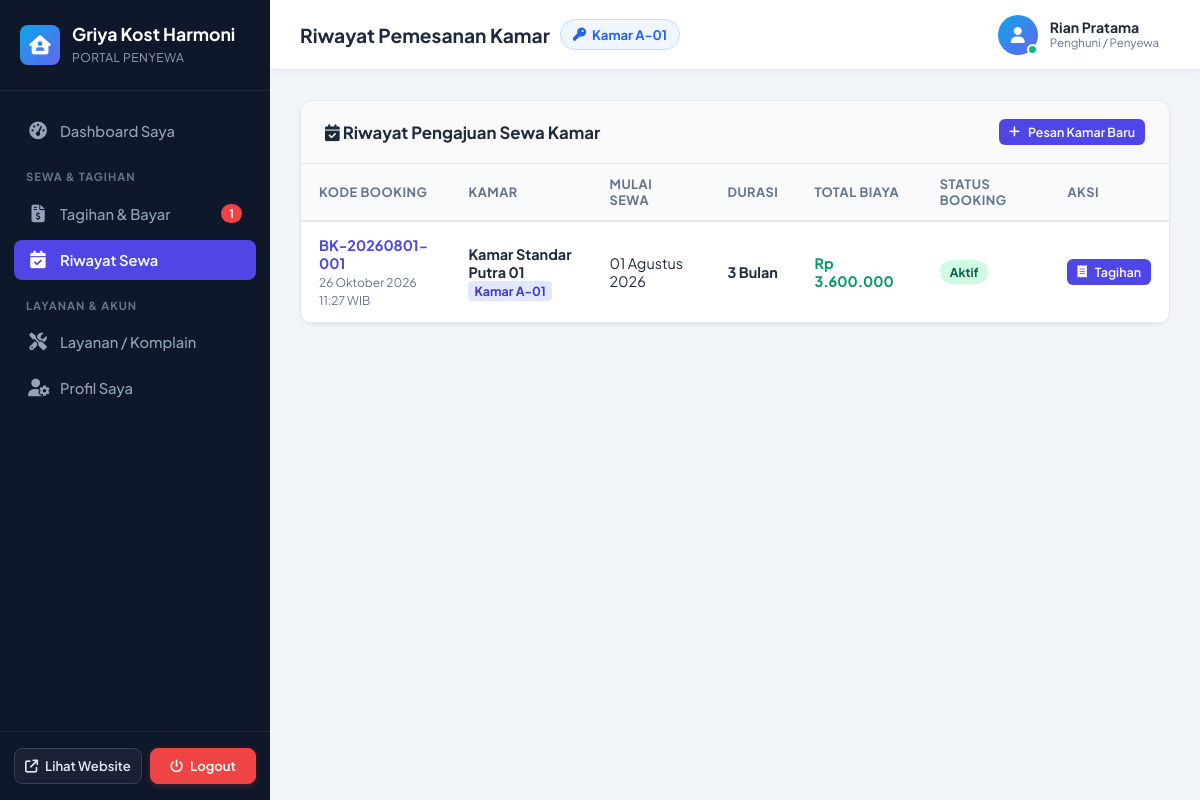
The page /user/booking_saya.php (signed in) on the database its author committed.
### tables this page shows
CREATE TABLE `tbl_pengaturan` (
  `id` int(11) NOT NULL AUTO_INCREMENT,
  `nama_kost` varchar(100) NOT NULL DEFAULT 'Griya Kost Harmoni',
  `slogan` varchar(255) DEFAULT 'Hunian Modern, Bersih, Nyaman, Aman, dan Strategis',
  `logo` varchar(255) DEFAULT 'logo.png',
  `banner` varchar(255) DEFAULT 'banner.jpg',
  `deskripsi` text DEFAULT NULL,
  `alamat` text DEFAULT NULL,
  `kota` varchar(100) DEFAULT 'Jakarta Selatan',
  `no_telepon` varchar(20) DEFAULT '021-88997766',
  `no_wa` varchar(20) DEFAULT '081234567890',
  `email` varchar(100) DEFAULT 'kontak@griyakostharmoni.com',
  `nama_bank` varchar(50) DEFAULT 'Bank BCA',
  `no_rekening` varchar(50) DEFAULT '8830129841',
  `atas_nama` varchar(100) DEFAULT 'Griya Kost Harmoni',
  `qris_image` varchar(255) DEFAULT NULL,
  `updated_at` timestamp NOT NULL DEFAULT CURRENT_TIMESTAMP ON UPDATE CURRENT_TIMESTAMP,
  PRIMARY KEY (`id`)
);

CREATE TABLE `tbl_booking` (
  `id_booking` int(11) NOT NULL AUTO_INCREMENT,
  `kode_booking` varchar(30) NOT NULL UNIQUE,
  `id_user` int(11) NOT NULL,
  `id_kamar` int(11) NOT NULL,
  `tgl_booking` timestamp NOT NULL DEFAULT CURRENT_TIMESTAMP,
  `tgl_mulai_sewa` date NOT NULL,
  `durasi_bulan` int(11) NOT NULL DEFAULT 1,
  `tgl_selesai_sewa` date NOT NULL,
  `total_biaya` decimal(12,2) NOT NULL,
  `catatan` text DEFAULT NULL,
  `status_booking` enum('pending','disetujui','ditolak','aktif','selesai','dibatalkan') NOT NULL DEFAULT 'pending',
  `diverifikasi_oleh` int(11) DEFAULT NULL,
  `tgl_verifikasi` datetime DEFAULT NULL,
  PRIMARY KEY (`id_booking`),
  KEY `fk_booking_user` (`id_user`),
  KEY `fk_booking_kamar` (`id_kamar`),
  CONSTRAINT `fk_booking_user` FOREIGN KEY (`id_user`) REFERENCES `tbl_users` (`id_user`) ON DELETE CASCADE,
  CONSTRAINT `fk_booking_kamar` FOREIGN KEY (`id_kamar`) REFERENCES `tbl_kamar` (`id_kamar`) ON DELETE CASCADE
);

CREATE TABLE `tbl_kamar` (
  `id_kamar` int(11) NOT NULL AUTO_INCREMENT,
  `id_kategori` int(11) NOT NULL,
  `nomor_kamar` varchar(20) NOT NULL UNIQUE,
  `nama_kamar` varchar(100) NOT NULL,
  `lantai` int(11) NOT NULL DEFAULT 1,
  `ukuran` varchar(20) NOT NULL DEFAULT '3x4 meter',
  `harga_per_bulan` decimal(12,2) NOT NULL,
  `harga_per_tahun` decimal(12,2) DEFAULT NULL,
  `harga_per_hari` decimal(12,2) DEFAULT NULL,
  `status` enum('tersedia','terisi','renovasi') NOT NULL DEFAULT 'tersedia',
  `foto_utama` varchar(255) DEFAULT 'kamar_default.jpg',
  `deskripsi` text DEFAULT NULL,
  `created_at` timestamp NOT NULL DEFAULT CURRENT_TIMESTAMP,
  PRIMARY KEY (`id_kamar`),
  KEY `fk_kamar_kategori` (`id_kategori`),
  CONSTRAINT `fk_kamar_kategori` FOREIGN KEY (`id_kategori`) REFERENCES `tbl_kategori_kamar` (`id_kategori`) ON DELETE CASCADE
);

CREATE TABLE `tbl_users` (
  `id_user` int(11) NOT NULL AUTO_INCREMENT,
  `username` varchar(50) NOT NULL UNIQUE,
  `password` varchar(255) NOT NULL,
  `nama_lengkap` varchar(100) NOT NULL,
  `email` varchar(100) NOT NULL UNIQUE,
  `no_hp` varchar(20) NOT NULL,
  `role` enum('admin','petugas','pengunjung') NOT NULL DEFAULT 'pengunjung',
  `foto` varchar(255) DEFAULT 'default_user.png',
  `alamat_asal` text DEFAULT NULL,
  `pekerjaan` varchar(100) DEFAULT 'Mahasiswa / Karyawan',
  `no_ktp` varchar(30) DEFAULT NULL,
  `status_aktif` enum('aktif','nonaktif') NOT NULL DEFAULT 'aktif',
  `created_at` timestamp NOT NULL DEFAULT CURRENT_TIMESTAMP,
  PRIMARY KEY (`id_user`)
);

### config/helper.php (called while the page is built, shortened)
<?php
function format_rupiah($angka) {
    return 'Rp ' . number_format((float)$angka, 0, ',', '.');
}
function tgl_indo($tanggal) {
    $bulan = [
        1 => 'Januari', 'Februari', 'Maret', 'April', 'Mei', 'Juni',
        'Juli', 'Agustus', 'September', 'Oktober', 'November', 'Desember'
    ];
    $split = explode('-', date('Y-m-d', strtotime($tanggal)));
    return $split[2] . ' ' . $bulan[(int)$split[1]] . ' ' . $split[0];
}
function tgl_jam_indo($datetime) {
    return tgl_indo($datetime) . ' ' . date('H:i', strtotime($datetime)) . ' WIB';
}
function get_profil_kost($conn) {
    $q = mysqli_query($conn, "SELECT * FROM tbl_pengaturan WHERE id = 1 LIMIT 1");
    if ($q && mysqli_num_rows($q) > 0) {
        return mysqli_fetch_assoc($q);
    }
    return [
        'nama_kost' => 'Griya Kost Harmoni',
        'slogan' => 'Hunian Nyaman & Strategis',
        'logo' => 'logo_default.png',
        'banner' => 'banner_default.jpg',
        'deskripsi' => 'Kost eksklusif fasilitas lengkap',
        'alamat' => 'Jl. Flamboyan No. 45',
        'kota' => 'Jakarta Selatan',
        'no_telepon' => '021-88997766',
        'no_wa' => '081234567890',
        'email' => 'kontak@griyakost.com',
        'nama_bank' => 'Bank BCA',
        'no_rekening' => '8830129841',
        'atas_nama' => 'Griya Kost Harmoni',
        'qris_image' => null
    ];
}
function get_current_user_data($conn) {
    $id = (int)$_SESSION['user_id'];
    $q = mysqli_query($conn, "SELECT * FROM tbl_users WHERE id_user = $id LIMIT 1");
    return ($q && mysqli_num_rows($q) > 0) ? mysqli_fetch_assoc($q) : null;
}
?>

### user/booking_saya.php (the view, shortened to what this page needs)
<?php
$page_title = "Riwayat Pemesanan Kamar";
require_once __DIR__ . '/header.php';
$id_user = (int)$_SESSION['user_id'];
$my_bookings = mysqli_query($conn, "SELECT b.*, k.nomor_kamar, k.nama_kamar, k.foto_utama, k.harga_per_bulan
                                    FROM tbl_booking b
                                    JOIN tbl_kamar k ON b.id_kamar = k.id_kamar
                                    WHERE b.id_user = $id_user
                                    ORDER BY b.id_booking DESC");
?>
<div class="card">
    <div class="card-header" style="display: flex; justify-content: space-between; align-items: center;">
        <h3 class="card-title"><i class="fa-solid fa-calendar-check"></i> Riwayat Pengajuan Sewa Kamar</h3>
        <a href="../index.php#kamar" class="btn btn-primary btn-sm"><i class="fa-solid fa-plus"></i> Pesan Kamar Baru</a>
    </div>
    <div class="card-body" style="padding: 0;">
        <div class="table-responsive">
            <table class="data-table">
                <thead>
                    <tr>
                        <th>Kode Booking</th>
                        <th>Kamar</th>
                        <th>Mulai Sewa</th>
                        <th>Durasi</th>
                        <th>Total Biaya</th>
                        <th>Status Booking</th>
                        <th>Aksi</th>
                    </tr>
                </thead>
                <tbody>
                    <?php if ($my_bookings && mysqli_num_rows($my_bookings) > 0): ?>
                        <?php while ($b = mysqli_fetch_assoc($my_bookings)):
                            $badge = [
                                'pending' => 'badge-warning',
                                'disetujui' => 'badge-info',
                                'aktif' => 'badge-success',
                                'selesai' => 'badge-secondary',
                                'ditolak' => 'badge-danger',
                                'dibatalkan' => 'badge-danger'
                            ][$b['status_booking']] ?? 'badge-secondary';
                        ?>
                            <tr>
                                <td>
                                    <b style="color: var(--adm-primary);"><?= htmlspecialchars($b['kode_booking']) ?></b><br>
                                    <small style="color: var(--adm-muted);"><?= tgl_jam_indo($b['tgl_booking']) ?></small>
                                </td>
                                <td>
                                    <b><?= htmlspecialchars($b['nama_kamar']) ?></b><br>
                                    <span style="font-size: 0.78rem; background: #e0e7ff; color: #4338ca; padding: 2px 6px; border-radius: 4px; font-weight: 700;">
                                        Kamar <?= htmlspecialchars($b['nomor_kamar']) ?>
                                    </span>
                                </td>
                                <td><?= tgl_indo($b['tgl_mulai_sewa']) ?></td>
                                <td><b><?= $b['durasi_bulan'] ?> Bulan</b></td>
                                <td><b style="color: #059669;"><?= format_rupiah($b['total_biaya']) ?></b></td>
                                <td><span class="badge <?= $badge ?>"><?= ucfirst($b['status_booking']) ?></span></td>
                                <td>
                                    <div style="display: flex; gap: 6px;">
                                        <a href="tagihan_saya.php" class="btn btn-primary btn-sm" title="Lihat Tagihan">
                                            <i class="fa-solid fa-receipt"></i> Tagihan
                                        </a>
                                    </div>
                                </td>
                            </tr>
                        <?php endwhile; ?>
                    <?php else: ?>
                        <tr><td colspan="7" style="text-align: center; color: var(--adm-muted);">Anda belum pernah melakukan pemesanan kamar.</td></tr>
                    <?php endif; ?>
                </tbody>
            </table>
        </div>
    </div>
</div>
<?php require_once __DIR__ . '/footer.php'; ?>

### user/header.php (shortened to what this page needs)
<?php
require_once __DIR__ . '/../koneksi.php';
require_once __DIR__ . '/../config/helper.php';
$profil = get_profil_kost($conn);
$curr_user = get_current_user_data($conn);
$id_u = (int)$_SESSION['user_id'];
$q_tag_count = mysqli_query($conn, "SELECT COUNT(*) as tot FROM tbl_tagihan_pembayaran WHERE id_user = $id_u AND status_pembayaran = 'belum_bayar'");
$tagihan_unpaid = mysqli_fetch_assoc($q_tag_count)['tot'] ?? 0;
$q_kamar_user = mysqli_query($conn, "SELECT b.id_booking, k.nomor_kamar, k.nama_kamar
                                    FROM tbl_booking b
                                    JOIN tbl_kamar k ON b.id_kamar = k.id_kamar
                                    WHERE b.id_user = $id_u AND b.status_booking = 'aktif'
                                    LIMIT 1");
$kamar_saya = mysqli_fetch_assoc($q_kamar_user);
$current_page = basename($_SERVER['PHP_SELF']);
?>
<!DOCTYPE html>
<html lang="id">
<head>
    <link rel="stylesheet" href="../assets/css/admin.css?v=<?= time() ?>">
    <link rel="stylesheet" href="https://cdnjs.cloudflare.com/ajax/libs/font-awesome/6.4.0/css/all.min.css">
</head>
<body>
<div class="admin-layout">
    <aside class="sidebar">
        <div class="sidebar-header">
            <div class="sidebar-logo-icon" style="background: linear-gradient(135deg, #0ea5e9, #6366f1);">
                <i class="fa-solid fa-house-user"></i>
            </div>
            <div>
                <h2 class="sidebar-title"><?= htmlspecialchars($profil['nama_kost']) ?></h2>
                <span class="sidebar-subtitle">Portal Penyewa</span>
            </div>
        </div>
        <ul class="sidebar-menu">
            <li class="sidebar-item <?= $current_page == 'index.php' ? 'active' : '' ?>">
                <a href="index.php"><i class="fa-solid fa-gauge-high"></i> Dashboard Saya</a>
            </li>
            <li class="menu-category">Sewa & Tagihan</li>
            <li class="sidebar-item <?= in_array($current_page, ['tagihan_saya.php', 'bayar_upload.php']) ? 'active' : '' ?>">
                <a href="tagihan_saya.php">
                    <i class="fa-solid fa-file-invoice-dollar"></i> Tagihan & Bayar
                    <?php if ($tagihan_unpaid > 0): ?>
                        <span class="sidebar-badge"><?= $tagihan_unpaid ?></span>
                    <?php endif; ?>
                </a>
            </li>
            <li class="sidebar-item <?= $current_page == 'booking_saya.php' ? 'active' : '' ?>">
                <a href="booking_saya.php"><i class="fa-solid fa-calendar-check"></i> Riwayat Sewa</a>
            </li>
            <li class="menu-category">Layanan & Akun</li>
            <li class="sidebar-item <?= $current_page == 'komplain.php' ? 'active' : '' ?>">
                <a href="komplain.php">
                    <i class="fa-solid fa-screwdriver-wrench"></i> Layanan / Komplain
                </a>
            </li>
            <li class="sidebar-item <?= $current_page == 'profil.php' ? 'active' : '' ?>">
                <a href="profil.php"><i class="fa-solid fa-user-gear"></i> Profil Saya</a>
            </li>
        </ul>
        <div class="sidebar-footer" style="padding: 16px 14px; border-top: 1px solid #1e293b; display: flex; align-items: center; gap: 8px;">
            <a href="../index.php" target="_blank" class="btn btn-sidebar-web" style="flex: 1; display: inline-flex; align-items: center; justify-content: center; gap: 7px; padding: 9px 10px; font-size: 0.82rem; font-weight: 600; text-decoration: none; border-radius: 8px; background: rgba(255, 255, 255, 0.05); color: #e2e8f0; border: 1px solid #334155;" title="Buka Halaman Depan Website">
                <i class="fa-solid fa-arrow-up-right-from-square"></i> Lihat Website
            </a>
            <a href="../logout.php" class="btn btn-sidebar-logout" style="flex: 1; display: inline-flex; align-items: center; justify-content: center; gap: 7px; padding: 9px 10px; font-size: 0.82rem; font-weight: 600; text-decoration: none; border-radius: 8px; background: #ef4444; color: #ffffff; border: 1px solid #ef4444;" title="Keluar dari Panel Penyewa">
                <i class="fa-solid fa-power-off"></i> Logout
            </a>
        </div>
    </aside>
    <div class="main-wrapper">
        <header class="topbar">
            <div class="topbar-left">
                <div class="topbar-title">
                    <span><?= isset($page_title) ? $page_title : 'Dashboard Penyewa' ?></span>
                    <?php if ($kamar_saya): ?>
                        <span class="topbar-room-pill" title="Kamar Aktif Anda">
                            <i class="fa-solid fa-key"></i> Kamar <?= htmlspecialchars($kamar_saya['nomor_kamar']) ?>
                        </span>
                    <?php endif; ?>
                </div>
            </div>
            <div class="topbar-right">
                <div class="user-profile-btn" style="cursor: default;">
                    <div class="user-avatar" style="background: linear-gradient(135deg, #0ea5e9, #6366f1); color: #ffffff;">
                        <i class="fa-solid fa-user"></i>
                        <span class="status-pulse-dot"></span>
                    </div>
                    <div class="user-info">
                        <span class="user-name"><?= htmlspecialchars($curr_user['nama_lengkap'] ?? 'Penyewa') ?></span>
                        <span class="user-role-badge">Penghuni / Penyewa</span>
                    </div>
                </div>
            </div>
        </header>
        <main class="page-content">

### rows shown on the page
tbl_pengaturan: nama_kost "Griya Kost Harmoni"
tbl_booking: id_kamar.nomor_kamar "A-01", kode_booking "BK-20260801-001", tgl_booking "26 Oktober 2026 11:27 WIB", id_kamar.nama_kamar "Kamar Standar Putra 01", tgl_mulai_sewa "01 Agustus 2026", durasi_bulan "3", total_biaya "Rp 3.600.000", status_booking "Aktif"
tbl_users: nama_lengkap "Rian Pratama"

### other values the page prints
$tagihan_unpaid "1"
$page_title "Riwayat Pemesanan Kamar"
